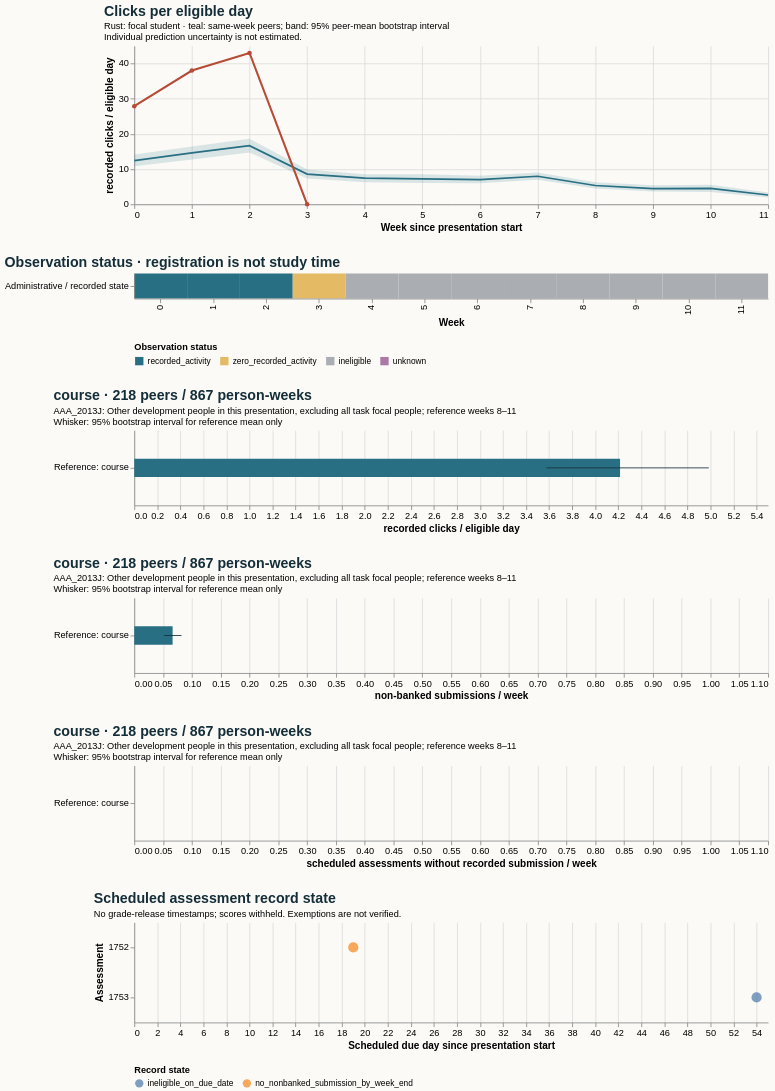

Source (Vega-Lite JSON):
### Vega-Lite specification from a JSON file in a GitHub repository (floating-point values rounded to 4 significant figures)
{"$schema": "https://vega.github.io/schema/vega-lite/v5.20.1.json", "config": {"axis": {"labelFontSize": 11, "titleFontSize": 12}, "background": "#fbfaf7", "font": "sans-serif", "title": {"anchor": "start", "color": "#142e38", "fontSize": 17, "subtitleFontSize": 11}, "view": {"continuousHeight": 300, "continuousWidth": 300, "stroke": null}}, "datasets": {"data-1ee67a034b46eff7877974d55a8c48ee": [{"end_day": 6, "focal_value": 27.86, "peer_ci_high": 14.13, "peer_ci_low": 10.81, "peer_mean": 12.4, "peer_observations": 221, "peer_people": 221, "reference": "course", "unit": "recorded clicks / eligible day", "week": 0}, {"end_day": 13, "focal_value": 38.0, "peer_ci_high": 16.41, "peer_ci_low": 12.76, "peer_mean": 14.6, "peer_observations": 221, "peer_people": 221, "reference": "course", "unit": "recorded clicks / eligible day", "week": 1}, {"end_day": 20, "focal_value": 43.0, "peer_ci_high": 18.64, "peer_ci_low": 14.71, "peer_mean": 16.65, "peer_observations": 219, "peer_people": 219, "reference": "course", "unit": "recorded clicks / eligible day", "week": 2}, {"end_day": 27, "focal_value": 0.0, "peer_ci_high": 9.887, "peer_ci_low": 7.363, "peer_mean": 8.588, "peer_observations": 219, "peer_people": 219, "reference": "course", "unit": "recorded clicks / eligible day", "week": 3}, {"end_day": 34, "focal_value": null, "peer_ci_high": 8.528, "peer_ci_low": 6.302, "peer_mean": 7.428, "peer_observations": 219, "peer_people": 219, "reference": "course", "unit": "recorded clicks / eligible day", "week": 4}, {"end_day": 41, "focal_value": null, "peer_ci_high": 8.565, "peer_ci_low": 6.058, "peer_mean": 7.212, "peer_observations": 218, "peer_people": 218, "reference": "course", "unit": "recorded clicks / eligible day", "week": 5}, {"end_day": 48, "focal_value": null, "peer_ci_high": 8.105, "peer_ci_low": 5.981, "peer_mean": 7.002, "peer_observations": 218, "peer_people": 218, "reference": "course", "unit": "recorded clicks / eligible day", "week": 6}, {"end_day": 55, "focal_value": null, "peer_ci_high": 9.044, "peer_ci_low": 6.962, "peer_mean": 7.978, "peer_observations": 218, "peer_people": 218, "reference": "course", "unit": "recorded clicks / eligible day", "week": 7}, {"end_day": 62, "focal_value": null, "peer_ci_high": 6.256, "peer_ci_low": 4.511, "peer_mean": 5.34, "peer_observations": 218, "peer_people": 218, "reference": "course", "unit": "recorded clicks / eligible day", "week": 8}, {"end_day": 69, "focal_value": null, "peer_ci_high": 5.392, "peer_ci_low": 3.665, "peer_mean": 4.446, "peer_observations": 217, "peer_people": 217, "reference": "course", "unit": "recorded clicks / eligible day", "week": 9}, {"end_day": 76, "focal_value": null, "peer_ci_high": 5.534, "peer_ci_low": 3.536, "peer_mean": 4.512, "peer_observations": 217, "peer_people": 217, "reference": "course", "unit": "recorded clicks / eligible day", "week": 10}, {"end_day": 83, "focal_value": null, "peer_ci_high": 3.364, "peer_ci_low": 1.936, "peer_mean": 2.639, "peer_observations": 215, "peer_people": 215, "reference": "course", "unit": "recorded clicks / eligible day", "week": 11}], "data-26de18353e3cc3e49b9f7b3c2e08e6da": [{"hi": null, "lo": null, "series": "Focal: weeks 8–11", "value": null}, {"hi": 0.08202, "lo": 0.05161, "series": "Reference: course", "value": 0.06651}], "data-71c723a959ccbec2b7d89d93af96a1fb": [{"hi": null, "lo": null, "series": "Focal: weeks 8–11", "value": null}, {"hi": 0.0, "lo": 0.0, "series": "Reference: course", "value": 0.0}], "data-99fcf43b053d54b9b9aa7b7e679f7542": [{"as_of_day": 20, "assessment_id": 1752, "course": "AAA_2013J", "due_day": 19, "person_id": 721259, "score_status": "withheld_release_time_unknown", "state": "no_nonbanked_submission_by_week_end", "week": 2}, {"as_of_day": 55, "assessment_id": 1753, "course": "AAA_2013J", "due_day": 54, "person_id": 721259, "score_status": "withheld_release_time_unknown", "state": "ineligible_on_due_date", "week": 7}], "data-cd273102601894adcd19f97585a2780f": [{"hi": null, "lo": null, "series": "Focal: weeks 8–11", "value": null}, {"hi": 4.985, "lo": 3.577, "series": "Reference: course", "value": 4.215}], "data-eb0f2c121aafa6779ce0eb5ea7021c1a": [{"eligible_days": 7.0, "end_day": 6, "logging_completeness": "unknown", "observation_status": "recorded_activity", "row": "Administrative / recorded state", "score_status": "withheld_release_time_unknown", "start_day": 0, "value": 27.86, "week": 0}, {"eligible_days": 7.0, "end_day": 13, "logging_completeness": "unknown", "observation_status": "recorded_activity", "row": "Administrative / recorded state", "score_status": "withheld_release_time_unknown", "start_day": 7, "value": 38.0, "week": 1}, {"eligible_days": 7.0, "end_day": 20, "logging_completeness": "unknown", "observation_status": "recorded_activity", "row": "Administrative / recorded state", "score_status": "withheld_release_time_unknown", "start_day": 14, "value": 43.0, "week": 2}, {"eligible_days": 2.0, "end_day": 27, "logging_completeness": "unknown", "observation_status": "zero_recorded_activity", "row": "Administrative / recorded state", "score_status": "withheld_release_time_unknown", "start_day": 21, "value": 0.0, "week": 3}, {"eligible_days": 0.0, "end_day": 34, "logging_completeness": "unknown", "observation_status": "ineligible", "row": "Administrative / recorded state", "score_status": "withheld_release_time_unknown", "start_day": 28, "value": null, "week": 4}, {"eligible_days": 0.0, "end_day": 41, "logging_completeness": "unknown", "observation_status": "ineligible", "row": "Administrative / recorded state", "score_status": "withheld_release_time_unknown", "start_day": 35, "value": null, "week": 5}, {"eligible_days": 0.0, "end_day": 48, "logging_completeness": "unknown", "observation_status": "ineligible", "row": "Administrative / recorded state", "score_status": "withheld_release_time_unknown", "start_day": 42, "value": null, "week": 6}, {"eligible_days": 0.0, "end_day": 55, "logging_completeness": "unknown", "observation_status": "ineligible", "row": "Administrative / recorded state", "score_status": "withheld_release_time_unknown", "start_day": 49, "value": null, "week": 7}, {"eligible_days": 0.0, "end_day": 62, "logging_completeness": "unknown", "observation_status": "ineligible", "row": "Administrative / recorded state", "score_status": "withheld_release_time_unknown", "start_day": 56, "value": null, "week": 8}, {"eligible_days": 0.0, "end_day": 69, "logging_completeness": "unknown", "observation_status": "ineligible", "row": "Administrative / recorded state", "score_status": "withheld_release_time_unknown", "start_day": 63, "value": null, "week": 9}, {"eligible_days": 0.0, "end_day": 76, "logging_completeness": "unknown", "observation_status": "ineligible", "row": "Administrative / recorded state", "score_status": "withheld_release_time_unknown", "start_day": 70, "value": null, "week": 10}, {"eligible_days": 0.0, "end_day": 83, "logging_completeness": "unknown", "observation_status": "ineligible", "row": "Administrative / recorded state", "score_status": "withheld_release_time_unknown", "start_day": 77, "value": null, "week": 11}]}, "resolve": {"scale": {"color": "independent"}}, "spacing": 28, "vconcat": [{"data": {"name": "data-1ee67a034b46eff7877974d55a8c48ee"}, "height": 190, "layer": [{"encoding": {"x": {"axis": {"tickMinStep": 1}, "field": "week", "title": "Week since presentation start", "type": "quantitative"}, "y": {"field": "peer_ci_low", "scale": {"zero": true}, "title": "recorded clicks / eligible day", "type": "quantitative"}, "y2": {"field": "peer_ci_high"}}, "mark": {"color": "#286f83", "opacity": 0.16, "type": "area"}}, {"encoding": {"tooltip": [{"field": "week", "type": "quantitative"}, {"field": "peer_mean", "type": "quantitative"}, {"field": "peer_people", "type": "quantitative"}, {"field": "peer_observations", "type": "quantitative"}], "x": {"field": "week", "type": "quantitative"}, "y": {"field": "peer_mean", "type": "quantitative"}}, "mark": {"color": "#286f83", "strokeWidth": 2, "type": "line"}}, {"encoding": {"tooltip": [{"field": "week", "type": "quantitative"}, {"field": "focal_value", "type": "quantitative"}], "x": {"field": "week", "type": "quantitative"}, "y": {"field": "focal_value", "type": "quantitative"}}, "mark": {"color": "#b64c35", "point": {"color": "#b64c35"}, "strokeWidth": 2.5, "type": "line"}}], "title": {"subtitle": ["Rust: focal student · teal: same-week peers; band: 95% peer-mean bootstrap interval", "Individual prediction uncertainty is not estimated."], "text": "Clicks per eligible day"}, "width": 760}, {"data": {"name": "data-eb0f2c121aafa6779ce0eb5ea7021c1a"}, "encoding": {"color": {"field": "observation_status", "legend": {"labelLimit": 260, "orient": "bottom"}, "scale": {"domain": ["recorded_activity", "zero_recorded_activity", "ineligible", "unknown"], "range": ["#286f83", "#e4bb64", "#aaaeb3", "#ac78a5"]}, "title": "Observation status", "type": "nominal"}, "tooltip": [{"field": "week", "type": "quantitative"}, {"field": "eligible_days", "type": "quantitative"}, {"field": "observation_status", "type": "nominal"}, {"field": "logging_completeness", "type": "nominal"}], "x": {"field": "week", "title": "Week", "type": "ordinal"}, "y": {"field": "row", "title": null, "type": "nominal"}}, "height": 30, "mark": {"type": "rect"}, "title": "Observation status · registration is not study time", "width": 760}, {"data": {"name": "data-cd273102601894adcd19f97585a2780f"}, "height": 90, "layer": [{"encoding": {"x": {"field": "value", "scale": {"domain": [0, 5.235], "zero": true}, "title": "recorded clicks / eligible day", "type": "quantitative"}, "y": {"field": "series", "sort": null, "title": null, "type": "nominal"}}, "mark": {"color": "#286f83", "size": 22, "type": "bar"}}, {"encoding": {"x": {"field": "lo", "type": "quantitative"}, "x2": {"field": "hi"}, "y": {"field": "series", "sort": null, "title": null, "type": "nominal"}}, "mark": {"color": "#142e38", "type": "rule"}}], "title": {"subtitle": ["AAA_2013J: Other development people in this presentation, excluding all task focal people; reference weeks 8–11", "Whisker: 95% bootstrap interval for reference mean only"], "text": "course · 218 peers / 867 person-weeks"}, "width": 760}, {"data": {"name": "data-26de18353e3cc3e49b9f7b3c2e08e6da"}, "height": 90, "layer": [{"encoding": {"x": {"field": "value", "scale": {"domain": [0, 1.05], "zero": true}, "title": "non-banked submissions / week", "type": "quantitative"}, "y": {"field": "series", "sort": null, "title": null, "type": "nominal"}}, "mark": {"color": "#286f83", "size": 22, "type": "bar"}}, {"encoding": {"x": {"field": "lo", "type": "quantitative"}, "x2": {"field": "hi"}, "y": {"field": "series", "sort": null, "title": null, "type": "nominal"}}, "mark": {"color": "#142e38", "type": "rule"}}], "title": {"subtitle": ["AAA_2013J: Other development people in this presentation, excluding all task focal people; reference weeks 8–11", "Whisker: 95% bootstrap interval for reference mean only"], "text": "course · 218 peers / 867 person-weeks"}, "width": 760}, {"data": {"name": "data-71c723a959ccbec2b7d89d93af96a1fb"}, "height": 90, "layer": [{"encoding": {"x": {"field": "value", "scale": {"domain": [0, 1.05], "zero": true}, "title": "scheduled assessments without recorded submission / week", "type": "quantitative"}, "y": {"field": "series", "sort": null, "title": null, "type": "nominal"}}, "mark": {"color": "#286f83", "size": 22, "type": "bar"}}, {"encoding": {"x": {"field": "lo", "type": "quantitative"}, "x2": {"field": "hi"}, "y": {"field": "series", "sort": null, "title": null, "type": "nominal"}}, "mark": {"color": "#142e38", "type": "rule"}}], "title": {"subtitle": ["AAA_2013J: Other development people in this presentation, excluding all task focal people; reference weeks 8–11", "Whisker: 95% bootstrap interval for reference mean only"], "text": "course · 218 peers / 867 person-weeks"}, "width": 760}, {"data": {"name": "data-99fcf43b053d54b9b9aa7b7e679f7542"}, "encoding": {"color": {"field": "state", "legend": {"labelLimit": 400, "orient": "bottom"}, "title": "Record state", "type": "nominal"}, "tooltip": [{"field": "assessment_id", "type": "quantitative"}, {"field": "due_day", "type": "quantitative"}, {"field": "as_of_day", "type": "quantitative"}, {"field": "state", "type": "nominal"}, {"field": "score_status", "type": "nominal"}], "x": {"field": "due_day", "title": "Scheduled due day since presentation start", "type": "quantitative"}, "y": {"field": "assessment_id", "title": "Assessment", "type": "nominal"}}, "height": 120, "mark": {"filled": true, "size": 150, "type": "point"}, "title": {"subtitle": "No grade-release timestamps; scores withheld. Exemptions are not verified.", "text": "Scheduled assessment record state"}, "width": 760}]}
